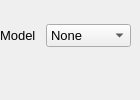
<?xml version="1.0" encoding="UTF-8"?>
<ui version="4.0">
 <class>ComponentRender</class>
 <widget class="QWidget" name="ComponentRender">
  <property name="geometry">
   <rect>
    <x>0</x>
    <y>0</y>
    <width>140</width>
    <height>100</height>
   </rect>
  </property>
  <property name="maximumSize">
   <size>
    <width>140</width>
    <height>16777215</height>
   </size>
  </property>
  <property name="windowTitle">
   <string>Form</string>
  </property>
  <widget class="QWidget" name="horizontalLayoutWidget">
   <property name="geometry">
    <rect>
     <x>0</x>
     <y>10</y>
     <width>131</width>
     <height>51</height>
    </rect>
   </property>
   <layout class="QHBoxLayout" name="horizontalLayout">
    <item>
     <widget class="QLabel" name="label">
      <property name="font">
       <font>
        <pointsize>10</pointsize>
       </font>
      </property>
      <property name="text">
       <string>Model</string>
      </property>
     </widget>
    </item>
    <item>
     <widget class="QComboBox" name="modelSelector">
      <property name="font">
       <font>
        <pointsize>10</pointsize>
       </font>
      </property>
      <item>
       <property name="text">
        <string>None</string>
       </property>
      </item>
      <item>
       <property name="text">
        <string>Patrick</string>
       </property>
      </item>
      <item>
       <property name="text">
        <string>Sponza</string>
       </property>
      </item>
      <item>
       <property name="text">
        <string>PalmTree</string>
       </property>
      </item>
     </widget>
    </item>
   </layout>
  </widget>
 </widget>
 <resources/>
 <connections/>
</ui>
